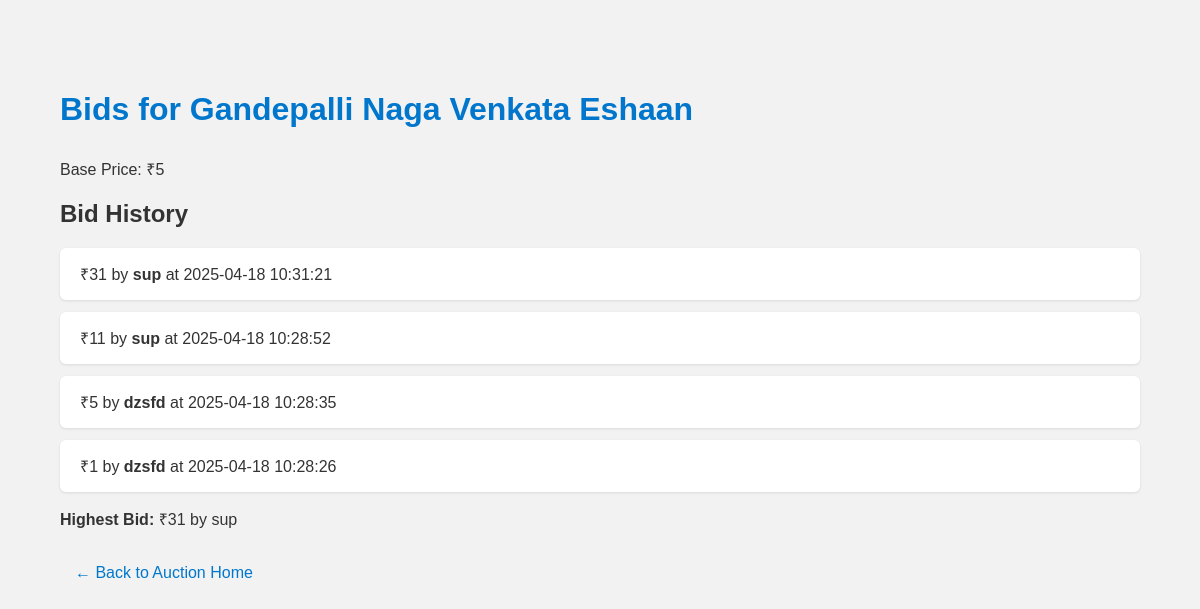
Screenshot of /player/1 with the database file from the repository.
### tables this page shows
CREATE TABLE players (
    id INTEGER PRIMARY KEY AUTOINCREMENT,
    name TEXT NOT NULL,
    base_price INTEGER NOT NULL
);

CREATE TABLE bids (
    id INTEGER PRIMARY KEY AUTOINCREMENT,
    player_id INTEGER,
    team_id INTEGER,
    amount INTEGER,
    timestamp DATETIME DEFAULT CURRENT_TIMESTAMP,
    FOREIGN KEY (player_id) REFERENCES players(id),
    FOREIGN KEY (team_id) REFERENCES teams(id)
);

CREATE TABLE teams (
    id INTEGER PRIMARY KEY AUTOINCREMENT,
    name TEXT NOT NULL
);

### app.py (the view)
@app.route('/player/<int:player_id>')
def view_bids(player_id):
    db = get_db()
    player = db.execute("SELECT * FROM players WHERE id = ?", (player_id,)).fetchone()
    bids = db.execute("""
        SELECT bids.amount, teams.name as team_name, bids.timestamp
        FROM bids JOIN teams ON bids.team_id = teams.id
        WHERE bids.player_id = ?
        ORDER BY bids.amount DESC
    """, (player_id,)).fetchall()
    return render_template("bids.html", player=player, bids=bids)

### models.py (called while the page is built)
def get_db():
    conn = sqlite3.connect("auction.db")
    conn.row_factory = sqlite3.Row
    return conn

### templates/bids.html (shortened to what this page needs)
<!DOCTYPE html>
<html>
<head>
    <link rel="stylesheet" href="{{ url_for('static', filename='style.css') }}">
</head>
<body>
    <h1>Bids for {{ player.name }}</h1>
    <p>Base Price: ₹{{ player.base_price }}</p>
    {% if bids %}
    <h2>Bid History</h2>
    <ul>
        {% for bid in bids %}
        <li>
            ₹{{ bid.amount }} by <strong>{{ bid.team_name }}</strong> at {{ bid.timestamp }}
        </li>
        {% endfor %}
    </ul>
    <p><strong>Highest Bid:</strong> ₹{{ bids[0].amount }} by {{ bids[0].team_name }}</p>
    {% else %}
    <p>No bids yet for this player.</p>
    {% endif %}
    <br>
    <a href="{{ url_for('index') }}">← Back to Auction Home</a>
</body>
</html>

### static/style.css (style rules this page uses)
body { font-family: Arial, sans-serif; margin: 40px; padding: 20px; background-color: #f2f2f2; color: #333; }
h1 { color: #0077cc; margin-bottom: 20px; padding: 10px 0; }
ul { list-style-type: none; padding-left: 0; }
li { background-color: #fff; padding: 15px 20px; margin-bottom: 12px; border-radius: 6px; box-shadow: 0 1px 3px rgba(0,0,0,0.1); }
a { color: #0077cc; text-decoration: none; margin-left: 15px; padding: 5px 0; }

### rows the page displays
players: name "Gandepalli Naga Venkata Eshaan", base_price "5"
bids: amount "31", team_name "sup", timestamp "2025-04-18 10:31:21"
bids: amount "11", team_name "sup", timestamp "2025-04-18 10:28:52"
bids: amount "5", team_name "dzsfd", timestamp "2025-04-18 10:28:35"
bids: amount "1", team_name "dzsfd", timestamp "2025-04-18 10:28:26"
teams: name "sup"
